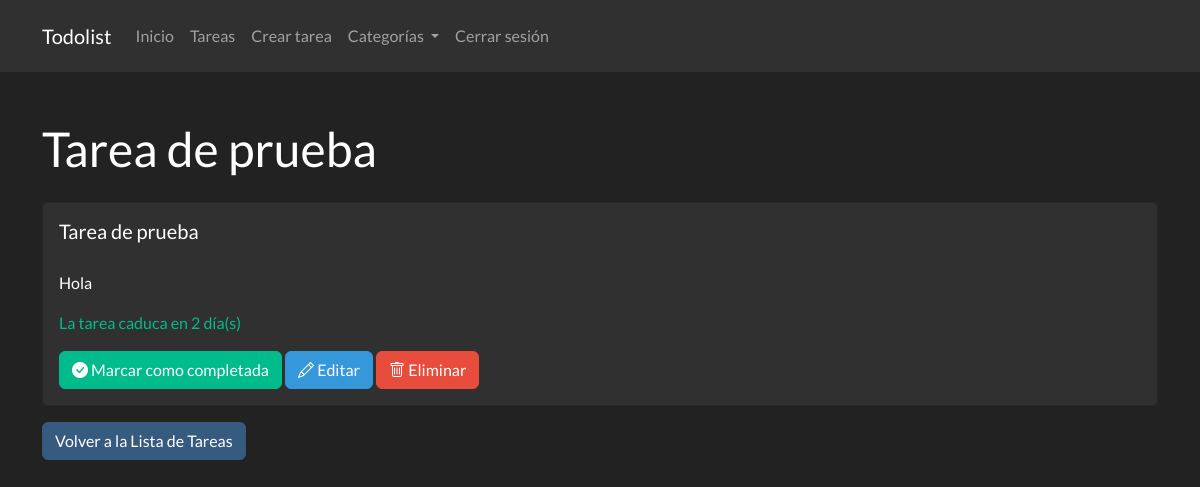
/tarea/1 (signed in), run on an earlier commit of the app's database.
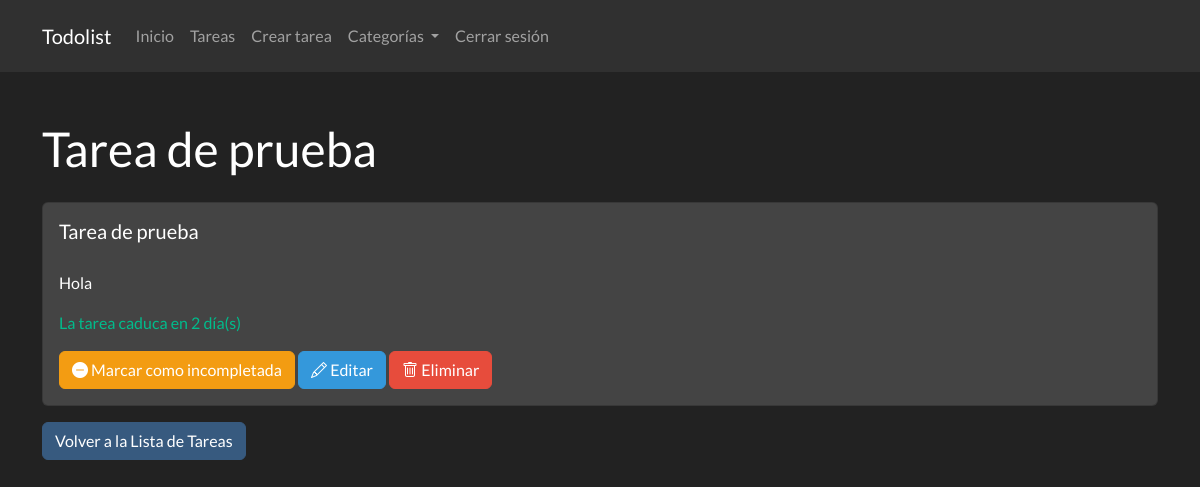
And on a later commit of the database.
### app.py (the view, shortened to what this page needs)
@app.route('/tarea/', methods=['GET', 'POST'])
@app.route('/tarea/<int:id>', methods=['GET', 'POST'])
@app.route('/tarea/filtrar/<estado>', methods=['GET', 'POST'])
@login_required
def verTareas(id=None, estado=None):
    orden = request.args.get('orden', 'asc')
    query = Tarea.query.filter_by(usuario_id=current_user.id)
    if id is None:
        if orden == 'asc':
            query = query.order_by(Tarea.fecha_termino.asc())
        elif orden == 'desc':
            query = query.order_by(Tarea.fecha_termino.desc())
        tareas = query.all()
        for tarea in tareas:
            if tarea.categoria_id is not None:
                tarea.color = obtenerColorCategoria(tarea.categoria_id)
                tarea.categoria_nombre = obtenerNombreCategoria(tarea.categoria_id)
        return render_template('tareas.html', tareas=tareas, calcDiasRestantes = calcDiasRestantes, orden=orden, estado=estado)
    else:
        tarea = Tarea.query.get(id)
        if tarea.categoria_id is not None:
            tarea.color = obtenerColorCategoria(tarea.categoria_id)
            tarea.categoria_nombre = obtenerNombreCategoria(tarea.categoria_id)
        dias_restantes = calcDiasRestantes(tarea.fecha_termino)
        if tarea.usuario_id != current_user.id:
            session['mensajeCustom'] = 'No tienes permiso para ver esta tarea'
            return redirect(url_for('verTareas'))
        return render_template('tarea.html', tarea=tarea, dias_restantes=dias_restantes)

### app.py (called while the page is built)
def calcDiasRestantes(fecha_termino):
    fecha_actual = datetime.now().date()
    dias_restantes = (fecha_termino.date()) - fecha_actual
    return dias_restantes.days

@login_manager.user_loader
def load_user(id):
    return Usuario.query.get(int(id))

### templates/tarea.html (shortened to what this page needs)
{% extends "base.html" %}
{% block content %}
<h1 class="mt-5">{{ tarea.titulo }}</h1>
<div class="card mt-4 {% if tarea.estado %}bg-secondary{% endif %}">
    <div class="card-body">
        <h5 class="card-title">{{ tarea.titulo }}</h5>
        <p class="card-subtitle"><a href="{{ url_for('verCategoria', id=tarea.categoria_id ) }}" class="btn btn-{{ tarea.color}}">{{ tarea.categoria_nombre }}</a></p>
        <p class="card-text">{{ tarea.descripcion }}</p>
        {% if dias_restantes >= 0 %}
            <p class="text-success">La tarea caduca en {{ dias_restantes }} día(s)</p>
        {% else %}
            <p class="text-danger">La tarea caducó hace {{ dias_restantes }} día(s)</p>
        {% endif %}
        {% if tarea.estado %}
            <a href="{{ url_for('editarEstado', id=tarea.id ) }}" class="btn btn-warning"><i class="bi bi-dash-circle-fill"></i> Marcar como incompletada</a>
        {% else %}
            <a href="{{ url_for('editarEstado', id=tarea.id ) }}" class="btn btn-success"><i class="bi bi-check-circle-fill"></i> Marcar como completada</a>
        {% endif %}
        <a href="{{ url_for('editarTarea', id=tarea.id ) }}" class="btn btn-info"><i class="bi bi-pencil"></i> Editar</a>
        <a href="{{ url_for('eliminarTarea', id=tarea.id ) }}" class="btn btn-danger"><i class="bi bi-trash"></i> Eliminar</a>
    </div>
</div>
<a href="{{ url_for('verTareas' ) }}" class="btn btn-primary mt-3">Volver a la Lista de Tareas</a>
{% endblock %}

What changed in the data, as far as the page shows it:
changed Tarea "Tarea de prueba": estado False → True (drawn)
Also different on the page:
text no longer shown: "Marcar como completada"
text now shown: "Marcar como incompletada"
